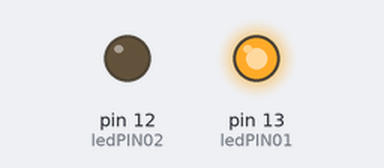
Recording of a sketch running on a simulated Arduino Uno, built with avr-gcc and run on an emulated ATmega328P. Parts: output pins drawn as LEDs (lit = HIGH).

Above: at 0.5 s.
At 2.5 s:
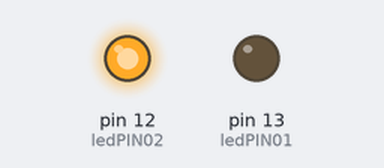
At 3.5 s:
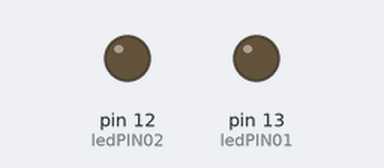
Timing chart, 0 to 5.2 s (numbered marks = the images above):
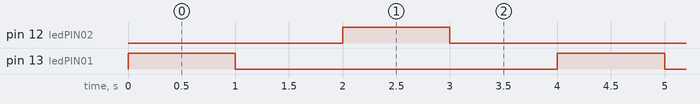

Measured:
- by itself, pin 12 (ledPIN02), pin 13 (ledPIN01): alternates HIGH for 1.0 s and LOW for 3.0 s
- by itself, everything shown: repeats every 4.0 s, in 4 steps

The sketch:

aprendizagemII_EDU_Ligar_Dois_LEDs_no_Arduino_UNO.ino
```cpp
// C++ code
//

int ledPIN01 = 13; // pino do Led vermelho
int ledPIN02 =12; // pino do LED amarelo

void setup()
{
  pinMode(ledPIN01, OUTPUT);
  pinMode(ledPIN02, OUTPUT);
}

void loop()
{
  digitalWrite(ledPIN01, HIGH);
  delay(1000); // Wait for 1000 millisecond(s)
  digitalWrite(ledPIN01, LOW);
  delay(1000); // Wait for 1000 millisecond(s)


  digitalWrite(ledPIN02, HIGH);
  delay(1000); // Wait for 1000 millisecond(s)
  digitalWrite(ledPIN02, LOW);
  delay(1000); // Wait for 1000 millisecond(s)


}
```
